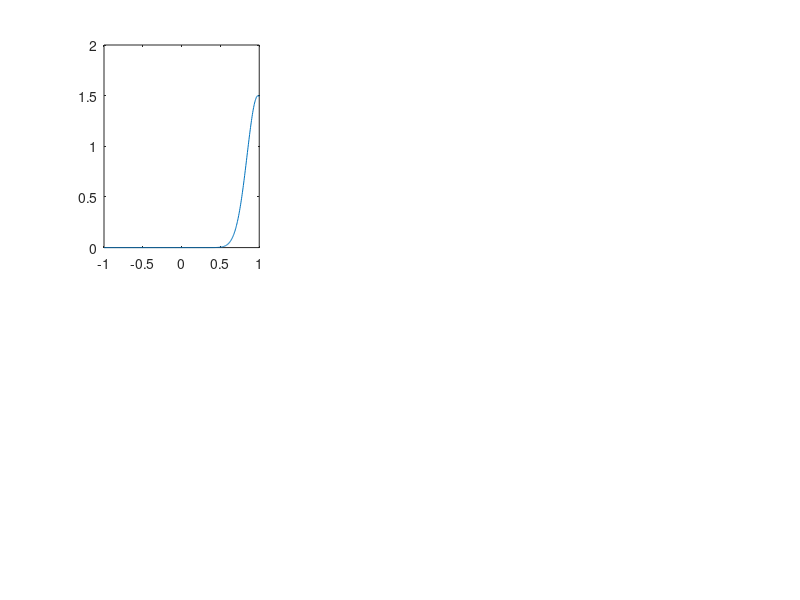

The MATLAB source for this figure: (Note: this script raises an error after producing the figure.)
% Parametri di comando

vxcomm = rand(1);                                % [m/s] velocità longitudinale desiderata
yawcomm = (2 * rand(1) - 1) * pi;                % [rad] yaw desiderato in [-pi; pi]
dt = 0.005;                                      % [s] passo d'integrazione
yawratecomm = (2 * rand(1) - 1) * 1;       % [rad/s] yaw rate desiderato in [-1; 1]

disp("v_x desiderata"); disp(vxcomm)             % Manda a schermo la v_x desiderata
disp("yaw desiderato"); disp(yawcomm)            % Manda a schermo lo yaw desiderato
disp("yaw_rate desiderato"); disp(yawratecomm)   % Manda a schermo lo yaw_rate desiderato

%% Scale factor della reward

% ==================== 1. Linear Velocity X Tracking ==================== %
linearVelocityXYRewardScale = 1.5;                               % [adim] max reward value
varlinvel =  0.02;                                               % [m^2/s^2] gaissian variance

% ==================== 2. Linear Velocity Z Penalty ===================== %
linearVelocityZRewardScale = -4.0;                               % [adim] quadratic penality coeff
vzRewardScalep = 0.05;                                           % [adim] local gaussian bonus max
fBc_vz = 35;                                                     % [s^2/m^2] penality-bonus blending coeff
varvz = -1/(fBc_vz*linearVelocityZRewardScale);                  % [m^2/s^2] gaussian variance

% =================== 3. Angular Velocity XY Penalty ==================== %
angularVelocityXYRewardScale = -0.05;                            % [adim] quadratic penality coeff
AngularVelocityRewardScalep = 0.05;                              % [adim] local gaussian bonus max
fBc_rollrate = 850;                                              % [s^2/rad^2]  penality-bonus blending coeff
varrollrate = -1/(fBc_rollrate*angularVelocityXYRewardScale);    % [rad^2/s^2] gaussian variance
fBc_pitchrate = fBc_rollrate;                                    % [s^2/rad^2]  penality-bonus blending coeff
varpitchrate = -1/(fBc_rollrate*angularVelocityXYRewardScale);   % [rad^2/s^2] gaussian variance

% =================== 4. Angular Velocity Z Tracking ==================== %
angularVelocityZPenalityScale = -0.75;
angularVelocityZRewardScale = 0.75;                              % [adim] max reward value
fBc_angvel = 150;                                                   % [rad^2/s^2] gaussian variance
varangvel = -1/(fBc_angvel*angularVelocityZPenalityScale);

% ======================= 5. Orientation Penalty ======================== %
orientationRewardScale = -0.75;                                  % [adim] quadratic penality coeff
orientRewScalep = 0.025;                                         % [adim] local gaussian bonus max  
fBc_orient = 50;                                                 % [1/rad^2]  penality-bonus blending coeff
varorient = -1/(fBc_orient*orientationRewardScale);              % [rad^2] gaussian variance

% ========================== 6. Torque Penalty ========================== %
torqueRewardScale = -0.;                                         % [adim] quadratic penality coeff

% ======================= 7. Torque Rate Penalty ======================== %
torque_rateRewardScale = -0.;                                    % [adim] quadratic penality coeff
torque_rateRewardScale_p = 0.;                                   % [adim] local gaussian bonus max 
fBc_torq_rate = 500;                                             % [s^2/Nm^2]  penality-bonus blending coeff
vartorqrate = -1/(fBc_torq_rate*torque_rateRewardScale);         % [Nm^2/s^2] gaussian variance

% ======================= 8. Base Height Penalty ======================== %
baseHeightRewardScale = -10.;                                    % [adim] quadratic penality coeff
baseHeightRewardScale1 = 0.05;                                   % [adim] local gaussian bonus max
fBc_base = 50;                                                   % [1/m^2]  penality-bonus blending coeff
varbase = -1/(fBc_base*baseHeightRewardScale);                   % [m^2] gaussian variance

% ========================= 9. Falcata Penalty ========================== %
falcataRewardScale = -10;                                        % [adim] quadratic penality coeff
falcataRewScalep = 0.1;                                          % [adim] local gaussian bonus max
fBc_falcata = 1;                                                 % [1/m^2]  penality-bonus blending coeff
varfalcata = -1/(fBc_falcata*falcataRewardScale);                % [m^2] gaussian variance

% ======================= 10. Action Rate Penalty ======================= %
actionRateRewardScale = -0.0075;                                                      % [adim] quadratic penality coeff
actRateRewScalep = 0.05;                                                              % [adim] local gaussian bonus max
actRateRewScaleGN = -0.053;                                                           % [adim] local gaussian penality minimum 
fBc_kneeactionRate = 100;                                                             % [1/rad^2]  penality-bonus blending coeff
fBc_scale = 2;                                                                        % [adim] scale coeff of local penality-local bonus blending coeff
varkneeActRate = -1/(fBc_kneeactionRate*actionRateRewardScale);                       % [rad^2] gaussian variance
fBc_hipactionRate = fBc_kneeactionRate;                                               % [1/rad^2]  penality-bonus blending coeff
varhipActRate = -1/(fBc_hipactionRate*actionRateRewardScale);                         % [rad^2] local bonus gaussian variance
fBc_actRateGN = -fBc_scale*(actRateRewScaleGN/actRateRewScalep)*fBc_kneeactionRate;   % [1/rad^2]  local penality-local bonus blending coeff
varActRateGN = -1/(fBc_actRateGN*actionRateRewardScale);                              % [rad^2] local penality gaussian variance

% ======================= 11. Joint Accel Penalty ======================= %
jointAccRewardScale = -0.0015;                                   % [adim] quadratic penality coeff  
jointAccRewScalep = 0.05;                                        % [adim] local gaussian bonus max
fBc_kneeAccel = 255;                                             % [s^2/rad^2]  penality-bonus blending coeff
varkneeAccel = -1/(fBc_kneeAccel*jointAccRewardScale);           % [rad^2/s^2] gaussian variance
fBc_hipAccel = fBc_kneeAccel;                                    % [s^2/rad^2]  penality-bonus blending coeff
varhipAccel = -1/(fBc_hipAccel*jointAccRewardScale);             % [rad^2/s^2] gaussian variance

% ======================= 12. Action Accel Penalty ====================== %
actAccRewardScale = -0.07;                                       % [adim] quadratic penality coeff 
actAccRewScalep = 0.1;                                           % [adim] local gaussian bonus max
fBc_kneeActAccel = 70;                                           % [s^2/rad^2]  penality-bonus blending coeff
varkneeActAccel = -1/(fBc_kneeAccel*actAccRewardScale);          % [rad^2/s^2] gaussian variance
fBc_hipActAccel = fBc_kneeAccel;                                 % [s^2/rad^2]  penality-bonus blending coeff
varhipActAccel = -1/(fBc_hipActAccel*actAccRewardScale);         % [rad^2/s^2] gaussian variance

% ======================= 13. Joint Jerk Penalty ========================= %
jointJerkRewardScale = -0.0001;                                  % [adim] quadratic penality coeff 
jointJerkRewardScalep = 0.0375;                                  % [adim] local gaussian bonus max 
fBc_kneej = 20;                                                  % [s^4/rad^2]  penality-bonus blending coeff
varjerkknee = -1/(fBc_kneej*jointJerkRewardScale);               % [rad^2/s^4] gaussian variance
fBc_hipj = fBc_kneej;                                            % [s^4/rad^2]  penality-bonus blending coeff
varjerkhip = -1/(fBc_hipj*jointJerkRewardScale);                 % [rad^2/s^4] gaussian variance

% ======================= 14. Action Jerk Penalty ======================= %
actJerkRewardScale = -0.0005;                                    % [adim] quadratic penality coeff  
actJerkRewardScalep = 0.075;                                     % [adim] local gaussian bonus max
fBc_actkneej = 10;                                               % [s^4/rad^2]  penality-bonus blending coeff
varactjerkknee = -1/(fBc_actkneej*actJerkRewardScale);           % [rad^2/s^4] gaussian variance
fBc_acthipj = fBc_actkneej;                                      % [s^4/rad^2]  penality-bonus blending coeff
varactjerkhip = -1/(fBc_acthipj*actJerkRewardScale);             % [rad^2/s^4] gaussian variance

% ===================== 15. Action Max Jerk Penalty ===================== %    
jerk_maxRewardScale = -0.012;                                    % [adim] quadratic penality coeff   
jerk_maxRewardScale_p = 0;                                       % [adim] local gaussian bonus max
fBc_jerk_max = 500;                                              % [s^4/rad^2]  penality-bonus blending coeff
varjerk_max = -1/(fBc_jerk_max*jerk_maxRewardScale);             % [rad^2/s^4] gaussian variance

% ===================== 16. Joint Max Jerk Penalty ====================== %    
jjerk_maxRewardScale = -0.0018;                                  % [adim] quadratic penality coeff   
jjerk_maxRewardScale_p = 0;                                      % [adim] local gaussian bonus max
fBc_jjerk_max = 500;                                             % [s^4/rad^2]  penality-bonus blending coeff
varjjerk_max = -1/(fBc_jjerk_max*jjerk_maxRewardScale);          % [rad^2/s^4] gaussian variance

% ======================= 17. Feet Pos Z Penalty ======================== %
feetZRewardScale = -40;                                          % [adim] quadratic penality coeff
feetZRewScalep = 0.1;                                            % [adim] local gaussian bonus max
fBc_feetZ = 60;                                                  % [1/m^2]  penality-bonus blending coeff
varfeetZ = -1/(fBc_feetZ*feetZRewardScale);                      % [m^2] gaussian variance

% ======================= 18. Fallen Over Penalty ======================= %
fallenOverRewardScale = -1000.0;                                 % [adim] quadratic penality coeff

% ===================== 19. Action Max Accel Penalty ==================== %    
accel_maxRewardScale = -0.7;                                     % [adim] quadratic penality coeff   
accel_maxRewardScale_p = 0;                                      % [adim] local gaussian bonus max
fBc_accel_max = 500;                                             % [s^2/rad^2]  penality-bonus blending coeff
varaccel_max = -1/(fBc_accel_max*accel_maxRewardScale);          % [rad^2/s^2] gaussian variance

% ===================== 20. Joint Max Accel Penalty ===================== %    
jaccel_maxRewardScale = -0.015;                                  % [adim] quadratic penality coeff   
jaccel_maxRewardScale_p = 0;                                     % [adim] local gaussian bonus max
fBc_jaccel_max = 500;                                            % [s^2/rad^2]  penality-bonus blending coeff
varjaccel_max = -1/(fBc_jaccel_max*jaccel_maxRewardScale);       % [rad^2/s^2] gaussian variance

% ===================== 21. Feet Air Time Penalty ===================== %    
airtime_RewardScale = -0.7;                                       % [adim] quadratic penality coeff   
airtime_RewardScale_p = 0.1;                                     % [adim] local gaussian bonus max
fBc_airtime = 70;                                                 % [1/s^2]  penality-bonus blending coeff
varairtime = -1/(fBc_airtime*airtime_RewardScale);               % [s^2] gaussian variance

%% Parametri di sistema
 
vxlim = 1;                             % [m/s] massima velocità longitudinale
yawmax = pi/6;                         % [rad] massimo valore di yaw accettato
yawratelim = 1;                        % [rad/s] limite per lo yawrate
tau_rate_max = 5;                      % [Nm/s] rate di coppia massima generabile dai motori
initbaseheight = 0.365;                % [m] altezza iniziale base
rollmax = pi/6;                        % [rad] massimo rollio ammissibile
pitchmax = pi/6;                       % [rad] massimo beccheggio ammissibile
kneeaccelmax = pi/9/dt;                % [rad/s] massima velocità angolare relativa per knee tra 2 istanti successivi
hipaccelmax = pi/18/dt;                % [rad/s] massima velocità angolare relativa per hip tra 2 istanti successivi
actionkneemax = 5*pi/3;                % [rad] massima differenza tra action relative al knee tra 2 istanti successivi
actionhipmax = 5*pi/3;                 % [rad] massima differenza tra action relative al hip tra 2 istanti successivi
numrobots = 4096;                      % [adim] numero robot simulati in contemporanea
desbaseheight = 0.316;                 % [m] altezza da terra desiderata per la base
hipjerkmax = (0.1*hipaccelmax)/dt;     % [rad/s^2] massimo jerk sull'hip visto come differenza di accelerazioni angolari
kneejerkmax = (0.1*kneeaccelmax)/dt;   % [rad/s^2] massimo jerk sul knee visto come differenza di accelerazioni angolari
falcata_des = 0.18;                    % [m] ampiezza media della falcata per ogni gamba
feetZ_des = 0.12;                      % [m] altezza z rispetto alla base (positiva se sotto la base) desiderata per il piede a fine falcata 
airtime_des = 0.7;                     % [s] tempo medio desiderato per la falcata

%% Variabili di stato / osservazioni

vx = linspace(-vxlim, vxlim, 500);                                 % [m/s] velocità attuale longitudinale robot
yawrate = linspace(-1,1);                   % [rad/s] yaw rate attuale
% heading = yawrate * dt;                                          % [rad] direzione attuale
% omegaz_comm = 0.5*wrapToPi(yawcomm - heading);                   % yaw rate desiderato
%yawratecomm = max(min(omegaz_comm, yawratelim), -yawratelim);     % yaw rate desiderato limitato tra -1 e 1
tauknee_rate = linspace(-tau_rate_max, tau_rate_max);              % [Nm] coppia sul ginnocchio attuale
tauhip_rate = linspace(-tau_rate_max, tau_rate_max);               % [Nm] coppia sul hip attuale
vz = linspace(-initbaseheight/0.8, initbaseheight/0.8, 10000);     % [m/s] velocità di abbassamento della base
rollrate = linspace(-rollmax/dt, rollmax/dt);                      % [rad/s] roll rate attuale
%rollrate = linspace(-3, 3);
pitchrate = linspace(-pitchmax/dt, pitchmax/dt);                   % [rad/s] pitch rate attuale
%pitchrate = rollrate;
%kneeaccel = linspace(-kneeaccelmax, kneeaccelmax);                % [rad/s] accel angolare knee vista come differenza di velocità angolari!
kneeaccel = linspace(-10, 10);hipaccel = kneeaccel;
% hipaccel = linspace(-hipaccelmax, hipaccelmax);                  % [rad/s] accel angolare hip vista come differenza di velocità angolari!
deltactionknee = linspace(-actionkneemax, actionkneemax,200);      % [rad] velocità angolare knee vista come differenza di action
%deltactionknee = linspace(-0.5,0.5); deltactionhip = deltactionknee;
deltactionhip = linspace(-actionhipmax, actionhipmax,200);         % [rad] velocità angolare hip vista come differenza di action
fallen = linspace(0, numrobots);                                   % [adim] numero di robot caduti
baseheight = linspace(-initbaseheight, initbaseheight);            % [m] altezza attuale della base 
%hipjerk = linspace(-hipjerkmax, hipjerkmax);                      % [rad/s^2] jerk del giunto di hip come diferenza di accelerazioni angolari
hipjerk = linspace(-25, 25); kneejerk = hipjerk;
%kneejerk = linspace(-kneejerkmax, kneejerkmax);                   % [rad/s^2] jerk del giunto di knee come differenza di accelerazioni angolari
prgrav_x = linspace(-1, 1);                                        % [adim] componente x della gravità proiettata nel frame body
prgrav_y = linspace(-1, 1);                                        % [adim] componente y della gravità proiettata nel frame body
falcata = linspace(-0.365, 0.365);                                 % [m] falcata al massimo va pari alla lunghezza della gamba stesa = 0.365
feet_z = linspace(-0.365, 0);                                      % [m] il piede non si alza sopra la base ed al massimo tocca terra -> valore minimo = - altezza base
airtime = linspace(0, 2);                                          % [s] durata di timpo in cui il piede sta in aria 

%% Funzioni di reward (singolo robot)

% ==================== 1. Linear Velocity X Tracking ==================== %
% Ricompensa più la velocità longitudinale della base è vicina alla
% desiderata. Calcolata come solo una gaussiana positiva
rewlinvelxy = linearVelocityXYRewardScale * exp(-(vxcomm - vx).^2 /(2*varlinvel));

% ==================== 2. Linear Velocity Z Penalty ===================== %
% Penalizza moto verticale della base --> problema moto viene penalizzato
% anche se stesse cercando di riportarsi ad una configurazione alta --> va
% in contrasto con il termine di base height
rewlinvelz = linearVelocityZRewardScale * vz.^2 + vzRewardScalep*exp(-vz.^2 /(2*varvz));
% idea di modifica:se la base è abbastanza alta penalizzagli il moto
for k = 1:length(baseheight)
    if baseheight(k) >= 0.8*desbaseheight && baseheight(k) <= 1.2*desbaseheight
        rewlinvelzmod = linearVelocityZRewardScale * vz.^2 + vzRewardScalep*exp(-vz.^2 /(2*varvz));
    else % se la base sta bassa allora non pesare il movimento così riesce a salire
        rewlinvelzmod = 0;
    end
end
clear k;

% =================== 3. Angular Velocity XY Penalty ==================== %
% Penalizza moti di rollio e beccheggio
rewangvelxy = zeros();
for i = 1:length(rollrate)
    for j = 1: length(pitchrate)
        rewangvelxy(i,j) = angularVelocityXYRewardScale * (rollrate(i)^2 + pitchrate(j)^2) + AngularVelocityRewardScalep*exp(-rollrate(i)^2 /(2*varrollrate)) *exp(-pitchrate(j)^2 /(2*varpitchrate));
    end
end
clear i j ;

% =================== 4. Angular Velocity Z Tracking ==================== %
% Ricompensa più la velocità angolare della base è vicina a quella
% desiderata
rewangvelz =  angularVelocityZRewardScale * exp(-(yawratecomm - yawrate).^2 /(2*varangvel))% + angularVelocityZPenalityScale *(yawratecomm - yawrate).^2 ;

% ======================= 5. Orientation Penalty ======================== %
reworient = zeros();
for i = 1: length(prgrav_x)
    for j = 1: length(prgrav_y)
        reworient(i,j) = orientationRewardScale * (prgrav_x(i)^2 + prgrav_y(j)^2) + orientRewScalep * exp( -(prgrav_x(i)^2 + prgrav_y(j)^2)/(2*varorient) );
    end
end
clear i j;

% ====================== 6-7. Torque Rate Penalty ======================= %
% Penalizza l'uso di coppie alte su knee e hip
rewtorque_rate = zeros();
for i = 1:length(tauknee_rate)
    for j = 1: length(tauhip_rate)
        rewtorque_rate(i,j) = torque_rateRewardScale_p* exp(-0.5*max(abs(tauknee_rate(i)),abs(tauhip_rate(j))).^2/vartorqrate) + torque_rateRewardScale * max(abs(tauknee_rate(i)) , abs(tauhip_rate(j))) ; % per singola gamba
    end
end
clear i j ;

% ======================= 8. Base Height Penalty ======================== %
% Penalizza il robot più la sua altezza è diversa dalla desiderata
rewbaseheight = baseHeightRewardScale * (baseheight - desbaseheight).^2;
% variante bastone-carota
rewbaseheight1 = baseHeightRewardScale * (baseheight - desbaseheight).^2 + baseHeightRewardScale1 * exp(-(baseheight - desbaseheight).^2 /(2*varbase));

% ========================= 9. Falcata Penalty ========================== %
% Reward per la falcata
errfalcata = (falcata - falcata_des).^2;
rewfalcata = errfalcata * falcataRewardScale + exp(-errfalcata/(2*varfalcata)) * falcataRewScalep;

% ======================= 10. Action Rate Penalty ======================= %
% Penalizza la velocità angolare dei giunti
rewactionrate = zeros();
for i = 1: length(deltactionknee)
    for j = 1: length(deltactionhip)
        rewactionrate(i,j) = actionRateRewardScale * (deltactionknee(i)^2 + deltactionhip(j)^2) + actRateRewScalep*exp(-deltactionknee(i)^2/(2*varkneeActRate)) *exp(-deltactionhip(j)^2/(2*varhipActRate)) + actRateRewScaleGN*exp(-deltactionknee(i)^2/(2*varActRateGN)) *exp(-deltactionhip(j)^2/(2*varActRateGN));
    end
end
rewactionrate_mono = actionRateRewardScale * (deltactionhip.^2) + actRateRewScalep*exp(-deltactionhip.^2/(2*varhipActRate)) + actRateRewScaleGN*exp(-deltactionhip.^2/(2*varActRateGN));
clear i j ;

% ======================= 11. Joint Accel Penalty ======================= %
% Penalizza la accelerazione angolare dei giunti
rewjointaccel = zeros();
for i = 1: length(kneeaccel)
    for j = 1: length(hipaccel)
        rewjointaccel(i,j) = jointAccRewardScale * (kneeaccel(i)^2 + hipaccel(j)^2) + jointAccRewScalep*exp(-kneeaccel(i)^2/(2*varkneeAccel)) *exp(-hipaccel(j)^2/(2*varhipAccel));
    end
end
clear i j ;

% ====================== 12. Action Accel Penalty ======================= %
% Penalizza la accelerazione angolare del moto desiderato dei giunti
rewactaccel = zeros();
for i = 1: length(kneeaccel)
    for j = 1: length(hipaccel)
        rewactaccel(i,j) = actAccRewardScale * (kneeaccel(i)^2 + hipaccel(j)^2) + actAccRewScalep*exp(-kneeaccel(i)^2/(2*varkneeActAccel)) *exp(-hipaccel(j)^2/(2*varhipActAccel));
    end
end
clear i j ;

% ======================= 13. Joint Jerk Penalty ======================== %
% Penalizza il jerk angolare dei giunti
rewjointjerk = zeros();
for i = 1: length(kneejerk)
    for j = 1: length(hipjerk)
        rewjointjerk(i,j) = jointJerkRewardScale * (kneejerk(i)^2 + hipjerk(j)^2) + jointJerkRewardScalep*exp(-kneejerk(i)^2 /(2*varjerkknee)) *exp(-hipjerk(j)^2 /(2*varjerkhip)) ;
    end
end
clear i j ;

% ====================== 14. Action Jerk Penalty ======================== %
% Penalizza il jerk angolare del moto desiderato dei giunti
rewactjerk = zeros();
for i = 1: length(kneejerk)
    for j = 1: length(hipjerk)
        rewactjerk(i,j) = actJerkRewardScale * (kneejerk(i)^2 + hipjerk(j)^2) + actJerkRewardScalep*exp(-kneejerk(i)^2 /(2*varactjerkknee)) *exp(-hipjerk(j)^2 /(2*varactjerkhip)) ;
    end
end
clear i j ;

% ===================== 15. Action Max Jerk Penalty ===================== %
% Penalizza l'uso di picchi di jerk
rewjerk_max = zeros();
for i = 1:length(kneejerk)
    for j = 1: length(hipjerk)
        rewjerk_max(i,j) = jerk_maxRewardScale_p* exp(-0.5*max(abs(kneejerk(i)),abs(hipjerk(j))).^2/varjerk_max) + jerk_maxRewardScale * max(abs(kneejerk(i)),abs(hipjerk(j))) ; % per singola gamba
    end
end
clear i j ;

% ===================== 16. Joint Max Jerk Penalty ====================== %
% Penalizza l'uso di picchi di jerk nel moto attuale
rewjjerk_max = zeros();
for i = 1:length(kneejerk)
    for j = 1: length(hipjerk)
        rewjjerk_max(i,j) = jjerk_maxRewardScale_p* exp(-0.5*max(abs(kneejerk(i)),abs(hipjerk(j))).^2/varjjerk_max) + jjerk_maxRewardScale * max(abs(kneejerk(i)),abs(hipjerk(j))) ; % per singola gamba
    end
end
clear i j ;

% ======================= 17. Feet Pos Z Penalty ======================== %
% Reward per la feet_pos_z
errfeetZ = (feet_z + desbaseheight - feetZ_des).^2;
rewfeetZ = errfeetZ * feetZRewardScale + exp(-errfeetZ/(2*varfeetZ)) * feetZRewScalep;

% ======================= 18. Fallen Over Penalty ======================= %
% Penalizza la caduta del robot
rewfallenover = fallenOverRewardScale * fallen;

% ===================== 19. Action Max Accel Penalty ===================== %
% Penalizza l'uso di picchi di jerk
rewaccel_max = zeros();
for i = 1:length(kneeaccel)
    for j = 1: length(hipaccel)
        rewaccel_max(i,j) = accel_maxRewardScale_p* exp(-0.5*max(abs(kneeaccel(i)),abs(hipaccel(j))).^2/varaccel_max) + accel_maxRewardScale * max(abs(kneeaccel(i)),abs(hipaccel(j))) ; % per singola gamba
    end
end
clear i j ;

% ===================== 20. Joint Max Accel Penalty ====================== %
% Penalizza l'uso di picchi di jerk nel moto attuale
rewjaccel_max = zeros();
for i = 1:length(kneeaccel)
    for j = 1: length(hipaccel)
        rewjaccel_max(i,j) = jaccel_maxRewardScale_p* exp(-0.5*max(abs(kneeaccel(i)),abs(hipaccel(j))).^2/varjaccel_max) + jaccel_maxRewardScale * max(abs(kneeaccel(i)),abs(hipaccel(j))) ; % per singola gamba
    end
end
clear i j ;

% ===================== 21. Feet Air Time Penalty ====================== %
% Penalizza passi troppo veloci
rewairtime = airtime_RewardScale_p* exp(-0.5*(airtime-airtime_des).^2/varairtime) + airtime_RewardScale * (airtime-airtime_des).^2 ; % per singola gamba

% ========================= Utility ===================================== %
[x, y] = meshgrid(-10:1:10, -10:1:10);   % Crea una griglia di punti nel piano x-y
z = zeros(size(x));  % Poiché il piano è parallelo al piano x-y a z=0, tutti i valori di z sono 0

%% Plot

%======================== 1. Termini monodimensionali ====================%
figure(1)
subplot(2, 3, 1); plot(vx, rewlinvelxy); hold on; xline(vxcomm, '--r');
    grid on; box on; title("reward velocità longitudinale"); xlabel("vx [m/s]");xlim([-vxlim, vxlim]); ylabel("rew [adim]"); ylim([0, 1.2*linearVelocityXYRewardScale]); legend('reward', 'vx_{command}'); hold off;

subplot(2,3,2); plot(yawrate, rewangvelz); hold on; xline(yawratecomm, '--r'); 
    grid on; box on; title("reward yaw rate"); xlabel("yawrate [rad/s]"); xlim([-yawratelim, yawratelim]); ylabel("rew [adim]"); ylim([0, 1.1*angularVelocityZRewardScale]); legend('reward', 'yaw rate_{command}'); hold off;

subplot(2,3,3); plot(vz, rewlinvelz); hold on; xline(0, '--r'); %plot(vz, rewlinvelzmod, 'k.--')
    grid on; box on; title("reward velocità verticale"); xlabel("vz [m/s]");xlim([min(vz), max(vz)]); ylabel("rew [adim]"); legend('reward', 'vz_{command}'); hold off;

subplot(2,3,4); plot(fallen, rewfallenover);
    grid on; box on; title("reward fallen over"); xlabel("fallen robots [adim]"); xlim([0, numrobots]); ylabel("rew [adim]"); 

subplot(2,3,5); plot(baseheight, rewbaseheight); hold on; xline(desbaseheight, '--r'); plot(baseheight, rewbaseheight1, 'k.--')
    grid on; box on; title("reward altezza base"); xlabel("z [m]");xlim([0, initbaseheight]); ylabel("rew [adim]"); legend('reward', 'z_{desiderata}', 'mod rew'); hold off;

subplot(2,3,6); plot(falcata, rewfalcata); hold on; xline(falcata_des, '--r');
    grid on; box on; title("reward falcata"); xlabel("falcata [m]"); xlim([min(falcata), max(falcata)]); ylabel("rew [adim]"); legend('reward', 'falc. des.'); hold off
% figure(19)
% plot(feet_z+desbaseheight, rewfeetZ); hold on; xline(feetZ_des, '--r');
%     grid on; box on; title("reward feetZ"); xlabel("altezza piede da terra [m]"); xlim([0, max(feet_z+desbaseheight)]); ylabel("rew [adim]"); legend('reward', 'alt. des.'); hold off
% fig21 = figure(21);
% plot(airtime, rewairtime); hold on; xline(airtime_des, '--r');
%     grid on; box on; title("reward air time"); xlabel("feet air time [s]"), xlim([min(airtime), max(airtime)]); ylabel("rew [adim]"); legend('reward', 'air time des'); hold off
% 
% %========================= 2. Reward Torque Rate =========================%
% % fig2 = figure(2); 
% % sgtitle("Reward Torque Rate")
% % subplot(2,2,1); surf(tauknee_rate, tauhip_rate, rewtorque_rate); hold on; planexy = surf(x, y, z,'FaceAlpha',0.5); set(planexy, 'Facecolor', "#4DBEEE", "EdgeColor", "none"); % Traccia il piano z = 0
% %     box on; grid on; xlabel('\Delta\tau_{i} [Nm]'); xlim([-tau_rate_max, tau_rate_max]);
% %     set(gca, 'XDir','reverse'); ylabel('\Delta\tau_{i+1} [Nm]'); ylim([-tau_rate_max, tau_rate_max]); set(gca, 'YDir','reverse'); zlabel('rew [adim]'); hold off
% % 
% % subplot(2,2,2); pcolor(tauknee_rate, tauhip_rate, rewtorque_rate);
% %     box on; grid on; xlabel('\Delta\tau_{i} [Nm]'); xlim([-tau_rate_max, tau_rate_max]); set(gca, 'XDir','reverse'); ylabel('\Delta\tau_{i+1} [Nm]'); ylim([-tau_rate_max, tau_rate_max]); set(gca, 'YDir','reverse'); zlabel('rew [adim]'); axis equal;
% % 
% % subplot(2,2,3); plot(tauknee_rate, rewtorque_rate, 'b'); hold on; xline(0, '--r'); yline(0, '--g');
% %     box on; grid on; xlabel('\Delta\tau_{i-knee} [Nm]'); xlim([-tau_rate_max, tau_rate_max]); ylabel('rew [adim]'); hold off
% % 
% % subplot(2,2,4); plot(tauhip_rate, rewtorque_rate,'b'); hold on; xline(0, '--r'); yline(0, '--g');
% %     box on; grid on; xlabel('\Delta\tau_{i-hip} [Nm]'); xlim([-tau_rate_max, tau_rate_max]); ylabel('rew [adim]'); hold off
% % 
% % fontsize(fig2, scale=1.2)   
% 
% %===================== 3. Reward Angular Velocity xy =====================%
% fig3 = figure(3);
% sgtitle("Reward Angular Velocity xy")
% subplot(2,2,1); surf(rollrate, pitchrate, rewangvelxy); hold on; planexy = surf(x, y, z,'FaceAlpha',0.5); set(planexy, 'Facecolor', "#4DBEEE", "EdgeColor", "none"); % Traccia il piano z = 0
%     box on; grid on; xlabel('roll rate [rad/s]'); xlim([min(rollrate), max(rollrate)]); set(gca, 'XDir','reverse'); ylabel('pitch rate [rad/s]'); ylim([min(pitchrate), max(pitchrate)]); set(gca,'YDir','reverse'); zlabel('rew [adim]'); hold off
% 
% subplot(2,2,2); pcolor(rollrate, pitchrate, rewangvelxy);
%     box on; grid on; xlabel('roll rate [rad/s]'); xlim([min(rollrate) , max(rollrate)]); set(gca, 'XDir','reverse'); ylabel('pitch rate [rad/s]'); ylim([min(pitchrate), max(pitchrate)]); set(gca, 'YDir','reverse'); zlabel('rew [adim]'); axis equal;
% 
% subplot(2,2,3); plot(rollrate, rewangvelxy, 'b'); hold on; xline(0, '--r');
%     box on; grid on; xlabel('roll rate [rad/s]'); xlim([min(rollrate) , max(rollrate)]); ylabel('rew [adim]'); hold off
% 
% subplot(2,2,4); plot(pitchrate, rewangvelxy,'b'); hold on; xline(0, '--r');
%     box on; grid on; xlabel('pitch rate [rad/s]'); xlim([min(pitchrate), max(pitchrate)]); ylabel('rew [adim]'); hold off
% 
% fontsize(fig3, scale=1.2)   
% 
% %================== 4. Reward Joint Angular Acceleration =================%
% fig4 = figure(4);    
% sgtitle("Reward Action Angular Acceleration")
% subplot(2,2,1); surf(kneeaccel, hipaccel, rewactaccel); hold on; planexy = surf(x, y, z,'FaceAlpha',0.5); set(planexy, 'Facecolor', "#4DBEEE", "EdgeColor", "none"); % Traccia il piano z = 0
%     box on; grid on; xlabel('\Delta knee_{action rate} [rad/s]'); xlim([min(kneeaccel) , max(kneeaccel)]); set(gca, 'XDir','reverse'); ylabel('\Delta hip_{action rate } [rad/s]'); ylim([min(hipaccel), max(hipaccel)]); set(gca, 'YDir','reverse'); zlabel('rew [adim]'); hold off
% 
% subplot(2,2,2); pcolor(kneeaccel, hipaccel, rewactaccel);
%    box on; grid on; xlabel('\Delta knee_{action rate} [rad/s]'); xlim([min(kneeaccel) , max(kneeaccel)]); set(gca, 'XDir','reverse'); ylabel('\Delta hip_{action rate} [rad/s]'); ylim([min(hipaccel), max(hipaccel)]); set(gca, 'YDir','reverse'); zlabel('rew [adim]'); axis equal;
% 
% subplot(2,2,3); plot(kneeaccel, rewactaccel, 'b'); hold on; xline(0, '--r');
%     box on; grid on; xlabel('\Delta knee_{action rate} [rad/s]'); xlim([min(kneeaccel) , max(kneeaccel)]); ylabel('rew [adim]'); hold off
% 
% subplot(2,2,4); plot(hipaccel, rewactaccel,'b'); hold on; xline(0, '--r');
%     box on; grid on; xlabel('\Delta hip_{action rate} [rad/s]'); xlim([min(hipaccel), max(hipaccel)]); ylabel('rew [adim]'); hold off
% 
% fontsize(fig4, scale=1.2)   
% 
% %================== 5. Reward Action Angular Acceleration =================%
% fig5 = figure(5);    
% sgtitle("Reward Joint Angular Acceleration")
% subplot(2,2,1); surf(kneeaccel, hipaccel, rewjointaccel); hold on; planexy = surf(x, y, z,'FaceAlpha',0.5); set(planexy, 'Facecolor', "#4DBEEE", "EdgeColor", "none"); % Traccia il piano z = 0
%     box on; grid on; xlabel('\Delta knee_{joint vel} [rad/s]'); xlim([min(kneeaccel) , max(kneeaccel)]); set(gca, 'XDir','reverse'); ylabel('\Delta hip_{joint vel} [rad/s]'); ylim([min(hipaccel), max(hipaccel)]); set(gca, 'YDir','reverse'); zlabel('rew [adim]'); hold off
% 
% subplot(2,2,2); pcolor(kneeaccel, hipaccel, rewjointaccel);
%    box on; grid on; xlabel('\Delta knee_{joint vel} [rad/s]'); xlim([min(kneeaccel) , max(kneeaccel)]); set(gca, 'XDir','reverse'); ylabel('\Delta hip_{joint vel} [rad/s]'); ylim([min(hipaccel), max(hipaccel)]); set(gca, 'YDir','reverse'); zlabel('rew [adim]'); axis equal;
% 
% subplot(2,2,3); plot(kneeaccel, rewjointaccel, 'b'); hold on; xline(0, '--r');
%     box on; grid on; xlabel('\Delta knee_{joint vel} [rad/s]'); xlim([min(kneeaccel) , max(kneeaccel)]); ylabel('rew [adim]'); hold off
% 
% subplot(2,2,4); plot(hipaccel, rewjointaccel,'b'); hold on; xline(0, '--r');
%     box on; grid on; xlabel('\Delta hip_{joint vel} [rad/s]'); xlim([min(hipaccel), max(hipaccel)]); ylabel('rew [adim]'); hold off
% 
% fontsize(fig5, scale=1.2)   
% 
% %=================== 6. Reward Joint Angular Velocity ====================%
% fig6 = figure(6);   
% sgtitle("Reward Joint Angular Velocity")
% subplot(2,2,1); surf(deltactionknee, deltactionhip, rewactionrate);  hold on; planexy = surf(x, y, z,'FaceAlpha',0.5); set(planexy, 'Facecolor', "#4DBEEE", "EdgeColor", "none"); % Traccia il piano z = 0
%     box on; grid on; xlabel('\Delta knee_{joint ang} [rad/s]'); xlim([min(deltactionknee) , max(deltactionknee)]); set(gca, 'XDir','reverse'); ylabel('\Delta hip_{joint ang} [rad/s]'); ylim([min(deltactionhip), max(deltactionhip)]); set(gca, 'YDir','reverse'); zlabel('rew [adim]'); hold off
% 
% subplot(2,2,2); pcolor(deltactionknee, deltactionhip, rewactionrate);
%     box on; grid on; xlabel('\Delta knee_{joint ang} [rad/s]'); xlim([min(deltactionknee) , max(deltactionknee)]); set(gca, 'XDir','reverse'); ylabel('\Delta hip_{joint ang} [rad/s]'); ylim([min(deltactionhip), max(deltactionhip)]); set(gca, 'YDir','reverse'); zlabel('rew [adim]'); axis equal;
% subplot(2,2,3); plot(deltactionknee, rewactionrate, 'b'); hold on; xline(0, '--r'); yline(0, '--g');
%     box on; grid on; xlabel('\Delta knee_{joint ang} [rad/s]'); xlim([min(deltactionknee) , max(deltactionknee)]); ylabel('rew [adim]'); hold off
% 
% subplot(2,2,4); plot(deltactionhip, rewactionrate,'b'); hold on; yline(0, '--g'); xline(0, 'r--');
%     box on; grid on; xlabel('\Delta hip_{joint ang} [rad/s]'); xlim([min(deltactionhip), max(deltactionhip)]); ylabel('rew [adim]'); hold off
% 
% fontsize(fig6, scale=1.2)   
% 
% %===================== 7. Reward Joint Angular Jerk ======================%
% fig7 = figure(7);   
% sgtitle("Reward Joint Angular Jerk")
% subplot(2,2,1); surf(kneejerk, hipjerk, rewjointjerk); hold on; planexy = surf(x, y, z,'FaceAlpha',0.5); set(planexy, 'Facecolor', "#4DBEEE", "EdgeColor", "none"); % Traccia il piano z = 0
%     box on; grid on; xlabel('\Delta knee_{joint accel} [rad/s^2]'); xlim([min(kneejerk) , max(kneejerk)]); set(gca, 'XDir','reverse'); ylabel('\Delta hip_{joint accel} [rad]'); ylim([min(hipjerk), max(hipjerk)]); set(gca, 'YDir','reverse'); zlabel('rew [adim]'); hold off
% 
% subplot(2,2,2); pcolor(kneejerk, hipjerk, rewjointjerk);
%     box on; grid on; xlabel('\Delta knee_{joint accel} [rad/s^2]'); xlim([min(kneejerk) , max(kneejerk)]); set(gca, 'XDir','reverse'); ylabel('\Delta hip_{joint accel} [rad]'); ylim([min(hipjerk), max(hipjerk)]); set(gca, 'YDir','reverse'); zlabel('rew [adim]'); axis equal;
% 
% subplot(2,2,3); plot(kneejerk, rewjointjerk, 'b'); hold on; yline(0, '--g'); xline(0, '--r');
%     box on; grid on; xlabel('\Delta knee_{joint accel} [rad/s^2]'); xlim([min(kneejerk) , max(kneejerk)]); ylabel('rew [adim]'); hold off
% 
% subplot(2,2,4); plot(hipjerk, rewjointjerk,'b'); hold on; yline(0, '--g'); xline(0, '--r');
%     box on; grid on; xlabel('\Delta hip_{joint accel} [rad/s^2]'); xlim([min(hipjerk), max(hipjerk)]); ylabel('rew [adim]'); hold off
% 
% fontsize(fig7, scale=1.2)   
% 
% %===================== 8. Reward Action Angular Jerk ======================%
% fig8 = figure(8);   
% sgtitle("Reward Action Angular Jerk")
% subplot(2,2,1); surf(kneejerk, hipjerk, rewactjerk); hold on; planexy = surf(x, y, z,'FaceAlpha',0.5); set(planexy, 'Facecolor', "#4DBEEE", "EdgeColor", "none"); % Traccia il piano z = 0
%     box on; grid on; xlabel('\Delta knee_{action accel} [rad/s^2]'); xlim([min(kneejerk) , max(kneejerk)]); set(gca, 'XDir','reverse'); ylabel('\Delta hip_{action accel} [rad]'); ylim([min(hipjerk), max(hipjerk)]); set(gca, 'YDir','reverse'); zlabel('rew [adim]'); hold off
% 
% subplot(2,2,2); pcolor(kneejerk, hipjerk, rewactjerk);
%     box on; grid on; xlabel('\Delta knee_{action accel} [rad/s^2]'); xlim([min(kneejerk) , max(kneejerk)]); set(gca, 'XDir','reverse'); ylabel('\Delta hip_{action accel} [rad]'); ylim([min(hipjerk), max(hipjerk)]); set(gca, 'YDir','reverse'); zlabel('rew [adim]'); axis equal;
% 
% subplot(2,2,3); plot(kneejerk, rewactjerk, 'b'); hold on; yline(0, '--g'); xline(0, '--r');
%     box on; grid on; xlabel('\Delta knee_{action accel} [rad/s^2]'); xlim([min(kneejerk) , max(kneejerk)]); ylabel('rew [adim]'); hold off
% 
% subplot(2,2,4); plot(hipjerk, rewactjerk,'b'); hold on; yline(0, '--g'); xline(0, '--r');
%     box on; grid on; xlabel('\Delta hip_{action accel} [rad/s^2]'); xlim([min(hipjerk), max(hipjerk)]); ylabel('rew [adim]'); hold off
% 
% fontsize(fig8, scale=1.2) 
% 
% % %===================== 9. Reward Orientation =====================%
% fig9 = figure(9);
% sgtitle("Reward Orientation")
% subplot(2,2,1); surf(prgrav_x, prgrav_x, reworient); hold on; planexy = surf(x, y, z,'FaceAlpha',0.5); set(planexy, 'Facecolor', "#4DBEEE", "EdgeColor", "none"); % Traccia il piano z = 0
%     box on; grid on; xlabel('proj.grav_x [adim]'); xlim([min(prgrav_x) , max(prgrav_x)]); set(gca, 'XDir','reverse'); ylabel('proj.grav_y [adim]'); ylim([min(prgrav_y), max(prgrav_y)]); set(gca, 'YDir','reverse'); zlabel('rew [adim]'); hold off
% 
% subplot(2,2,2); pcolor(prgrav_x, prgrav_x, reworient);
%    box on; grid on; xlabel('proj.grav_x [adim]'); xlim([min(prgrav_x) , max(prgrav_x)]); set(gca, 'XDir','reverse'); ylabel('proj.grav_y [adim]'); ylim([min(prgrav_y), max(prgrav_y)]); set(gca, 'YDir','reverse'); zlabel('rew [adim]'); axis equal;
% 
% subplot(2,2,3); plot(prgrav_x, reworient, 'b'); hold on; xline(0, '--r');
%     box on; grid on; xlabel('proj.grav_x [adim]'); xlim([min(prgrav_x) , max(prgrav_x)]); ylabel('rew [adim]'); hold off
% 
% subplot(2,2,4); plot(prgrav_y, reworient,'b'); hold on; xline(0, '--r');
%     box on; grid on; xlabel('proj.grav_y [adim]'); xlim([min(prgrav_y), max(prgrav_y)]); ylabel('rew [adim]'); hold off
% 
% fontsize(fig9, scale=1.2) 
% % 
% %======================= 10. Reward Action Jerk Max ======================%
% fig10 = figure(10); 
% sgtitle("Reward Action Jerk Max")
% subplot(2,2,1); surf(kneejerk, hipjerk, rewjerk_max); hold on; planexy = surf(x, y, z,'FaceAlpha',0.5); set(planexy, 'Facecolor', "#4DBEEE", "EdgeColor", "none"); % Traccia il piano z = 0
%     box on; grid on; xlabel('\Delta knee_{action accel} [rad/s^2]'); xlim([min(kneejerk) , max(kneejerk)]); set(gca, 'XDir','reverse'); ylabel('\Delta hip_{action accel} [rad/s^2]'); ylim([min(hipjerk), max(hipjerk)]); set(gca, 'YDir','reverse'); zlabel('rew [adim]'); hold off
% 
% subplot(2,2,2); pcolor(kneejerk, hipjerk, rewjerk_max);
%     box on; grid on; xlabel('\Delta knee_{action accel} [rad/s^2]'); xlim([min(kneejerk) , max(kneejerk)]); set(gca, 'XDir','reverse'); ylabel('\Delta hip_{action accel} [rad/s^2]'); ylim([min(hipjerk), max(hipjerk)]); set(gca, 'YDir','reverse'); zlabel('rew [adim]'); axis equal;
% 
% subplot(2,2,3); plot(kneejerk, rewjerk_max, 'b'); hold on; xline(0, '--r');
%     box on; grid on; xlabel('\Delta knee_{action accel} [rad/s^2]'); xlim([min(kneejerk) , max(kneejerk)]); ylabel('rew [adim]'); hold off
% 
% subplot(2,2,4); plot(hipjerk, rewjerk_max,'b'); hold on; xline(0, '--r');
%     box on; grid on; xlabel('\Delta hip_{action accel} [rad/s^2]'); xlim([min(hipjerk), max(hipjerk)]); ylabel('rew [adim]'); hold off
% 
% fontsize(fig10, scale=1.2)   
% 
% %======================= 11. Reward Joint Jerk Max =======================%
% fig11 = figure(11); 
% sgtitle("Reward Joint Jerk Max")
% subplot(2,2,1); surf(kneejerk, hipjerk, rewjjerk_max); hold on; planexy = surf(x, y, z,'FaceAlpha',0.5); set(planexy, 'Facecolor', "#4DBEEE", "EdgeColor", "none"); % Traccia il piano z = 0
%     box on; grid on; xlabel('\Delta knee_{joint accel} [rad/s^2]'); xlim([min(kneejerk) , max(kneejerk)]); set(gca, 'XDir','reverse'); ylabel('\Delta hip_{joint accel} [rad/s^2]'); ylim([min(hipjerk), max(hipjerk)]); set(gca, 'YDir','reverse'); zlabel('rew [adim]'); hold off
% 
% subplot(2,2,2); pcolor(kneejerk, hipjerk, rewjjerk_max);
%     box on; grid on; xlabel('\Delta knee_{joint accel} [rad/s^2]'); xlim([min(kneejerk) , max(kneejerk)]); set(gca, 'XDir','reverse'); ylabel('\Delta hip_{joint accel} [rad/s^2]'); ylim([min(hipjerk), max(hipjerk)]); set(gca, 'YDir','reverse'); zlabel('rew [adim]'); axis equal;
% 
% subplot(2,2,3); plot(kneejerk, rewjjerk_max, 'b'); hold on; xline(0, '--r');
%     box on; grid on; xlabel('\Delta knee_{joint accel} [rad/s^2]'); xlim([min(kneejerk) , max(kneejerk)]); ylabel('rew [adim]'); hold off
% 
% subplot(2,2,4); plot(hipjerk, rewjjerk_max,'b'); hold on; xline(0, '--r');
%     box on; grid on; xlabel('\Delta hip_{joint accel} [rad/s^2]'); xlim([min(hipjerk), max(hipjerk)]); ylabel('rew [adim]'); hold off
% 
% fontsize(fig11, scale=1.2)   

% %======================= 12. Reward Action Accel Max ======================%
% fig12 = figure(12); 
% sgtitle("Reward Action Accel Max")
% subplot(2,2,1); surf(kneeaccel, hipaccel, rewaccel_max); hold on; planexy = surf(x, y, z,'FaceAlpha',0.5); set(planexy, 'Facecolor', "#4DBEEE", "EdgeColor", "none"); % Traccia il piano z = 0
%     box on; grid on; xlabel('\Delta knee_{action rate} [rad/s]'); xlim([min(kneeaccel) , max(kneeaccel)]); set(gca, 'XDir','reverse'); ylabel('\Delta hip_{action rate} [rad/s]'); ylim([min(hipaccel), max(hipaccel)]); set(gca, 'YDir','reverse'); zlabel('rew [adim]'); hold off
% 
% subplot(2,2,2); pcolor(kneeaccel, hipaccel, rewaccel_max);
%     box on; grid on; xlabel('\Delta knee_{action rate} [rad/s]'); xlim([min(kneeaccel) , max(kneeaccel)]); set(gca, 'XDir','reverse'); ylabel('\Delta hip_{action rate} [rad/s]'); ylim([min(hipaccel), max(hipaccel)]); set(gca, 'YDir','reverse'); zlabel('rew [adim]'); axis equal;
% 
% subplot(2,2,3); plot(kneeaccel, rewaccel_max, 'b'); hold on; xline(0, '--r');
%     box on; grid on; xlabel('\Delta knee_{action rate} [rad/s]'); xlim([min(kneeaccel) , max(kneeaccel)]); ylabel('rew [adim]'); hold off
% 
% subplot(2,2,4); plot(hipaccel, rewaccel_max,'b'); hold on; xline(0, '--r');
%     box on; grid on; xlabel('\Delta hip_{action rate} [rad/s]'); xlim([min(hipaccel), max(hipaccel)]); ylabel('rew [adim]'); hold off
% 
% fontsize(fig12, scale=1.2)   
% 
% %======================= 13. Reward Joint Accel Max =======================%
% fig13 = figure(13); 
% sgtitle("Reward Joint Accel Max")
% subplot(2,2,1); surf(kneeaccel, hipaccel, rewjaccel_max); hold on; planexy = surf(x, y, z,'FaceAlpha',0.5); set(planexy, 'Facecolor', "#4DBEEE", "EdgeColor", "none"); % Traccia il piano z = 0
%     box on; grid on; xlabel('\Delta knee_{joint rate} [rad/s]'); xlim([min(kneeaccel) , max(kneeaccel)]); set(gca, 'XDir','reverse'); ylabel('\Delta hip_{joint rate} [rad/s]'); ylim([min(hipaccel), max(hipaccel)]); set(gca, 'YDir','reverse'); zlabel('rew [adim]'); hold off
% 
% subplot(2,2,2); pcolor(kneeaccel, hipaccel, rewjaccel_max);
%     box on; grid on; xlabel('\Delta knee_{joint rate} [rad/s]'); xlim([min(kneeaccel) , max(kneeaccel)]); set(gca, 'XDir','reverse'); ylabel('\Delta hip_{joint rate} [rad/s]'); ylim([min(hipaccel), max(hipaccel)]); set(gca, 'YDir','reverse'); zlabel('rew [adim]'); axis equal;
% 
% subplot(2,2,3); plot(kneeaccel, rewjaccel_max, 'b'); hold on; xline(0, '--r');
%     box on; grid on; xlabel('\Delta knee_{joint rate} [rad/s]'); xlim([min(kneeaccel) , max(kneeaccel)]); ylabel('rew [adim]'); hold off
% 
% subplot(2,2,4); plot(hipaccel, rewjaccel_max,'b'); hold on; xline(0, '--r');
%     box on; grid on; xlabel('\Delta hip_{joint rate} [rad/s]'); xlim([min(hipaccel), max(hipaccel)]); ylabel('rew [adim]'); hold off
% 
% fontsize(fig13, scale=1.2)   
